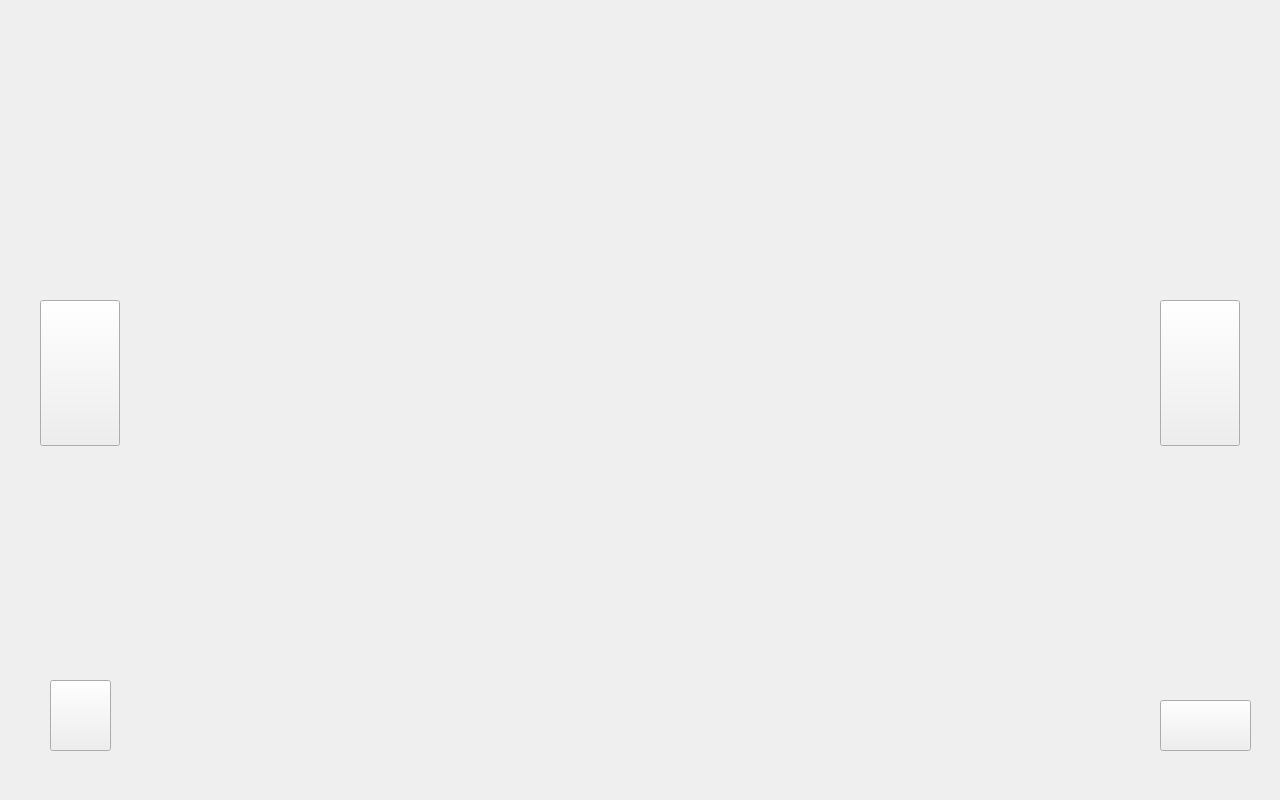
<?xml version="1.0" encoding="UTF-8"?>
<ui version="4.0">
 <class>photoshow</class>
 <widget class="QWidget" name="photoshow">
  <property name="geometry">
   <rect>
    <x>0</x>
    <y>0</y>
    <width>1280</width>
    <height>800</height>
   </rect>
  </property>
  <property name="windowTitle">
   <string>Form</string>
  </property>
  <property name="styleSheet">
   <string notr="true">background-image: url(:/tu/Res/MainWindow/blackbg.png);</string>
  </property>
  <widget class="QLabel" name="m_pLb_PhotoShow">
   <property name="geometry">
    <rect>
     <x>180</x>
     <y>0</y>
     <width>920</width>
     <height>811</height>
    </rect>
   </property>
   <property name="text">
    <string/>
   </property>
  </widget>
  <widget class="QLabel" name="m_pLb_FileIndTotal">
   <property name="geometry">
    <rect>
     <x>350</x>
     <y>10</y>
     <width>100</width>
     <height>30</height>
    </rect>
   </property>
   <property name="styleSheet">
    <string notr="true"> color: white;           
    background: transparent;</string>
   </property>
   <property name="text">
    <string/>
   </property>
  </widget>
  <widget class="QLabel" name="m_pLb_FileName">
   <property name="geometry">
    <rect>
     <x>550</x>
     <y>10</y>
     <width>351</width>
     <height>30</height>
    </rect>
   </property>
   <property name="styleSheet">
    <string notr="true"> color: white;           
    background: transparent;</string>
   </property>
   <property name="text">
    <string/>
   </property>
  </widget>
  <widget class="QPushButton" name="label_left">
   <property name="geometry">
    <rect>
     <x>40</x>
     <y>300</y>
     <width>80</width>
     <height>146</height>
    </rect>
   </property>
   <property name="styleSheet">
    <string notr="true">border-image: url(:/tu/Res/btn_left.png);</string>
   </property>
   <property name="text">
    <string/>
   </property>
  </widget>
  <widget class="QPushButton" name="label_right">
   <property name="geometry">
    <rect>
     <x>1160</x>
     <y>300</y>
     <width>80</width>
     <height>146</height>
    </rect>
   </property>
   <property name="styleSheet">
    <string notr="true">border-image: url(:/tu/Res/btn_right.png);</string>
   </property>
   <property name="text">
    <string/>
   </property>
  </widget>
  <widget class="QPushButton" name="label_return">
   <property name="geometry">
    <rect>
     <x>1160</x>
     <y>700</y>
     <width>91</width>
     <height>51</height>
    </rect>
   </property>
   <property name="styleSheet">
    <string notr="true">border-image: url(:/tu/Res/return.png);</string>
   </property>
   <property name="text">
    <string/>
   </property>
  </widget>
  <widget class="QPushButton" name="label_delete">
   <property name="geometry">
    <rect>
     <x>50</x>
     <y>680</y>
     <width>61</width>
     <height>71</height>
    </rect>
   </property>
   <property name="styleSheet">
    <string notr="true">border-image: url(:/tu/Res/delfile.png);</string>
   </property>
   <property name="text">
    <string/>
   </property>
  </widget>
 </widget>
 <resources/>
 <connections/>
</ui>
